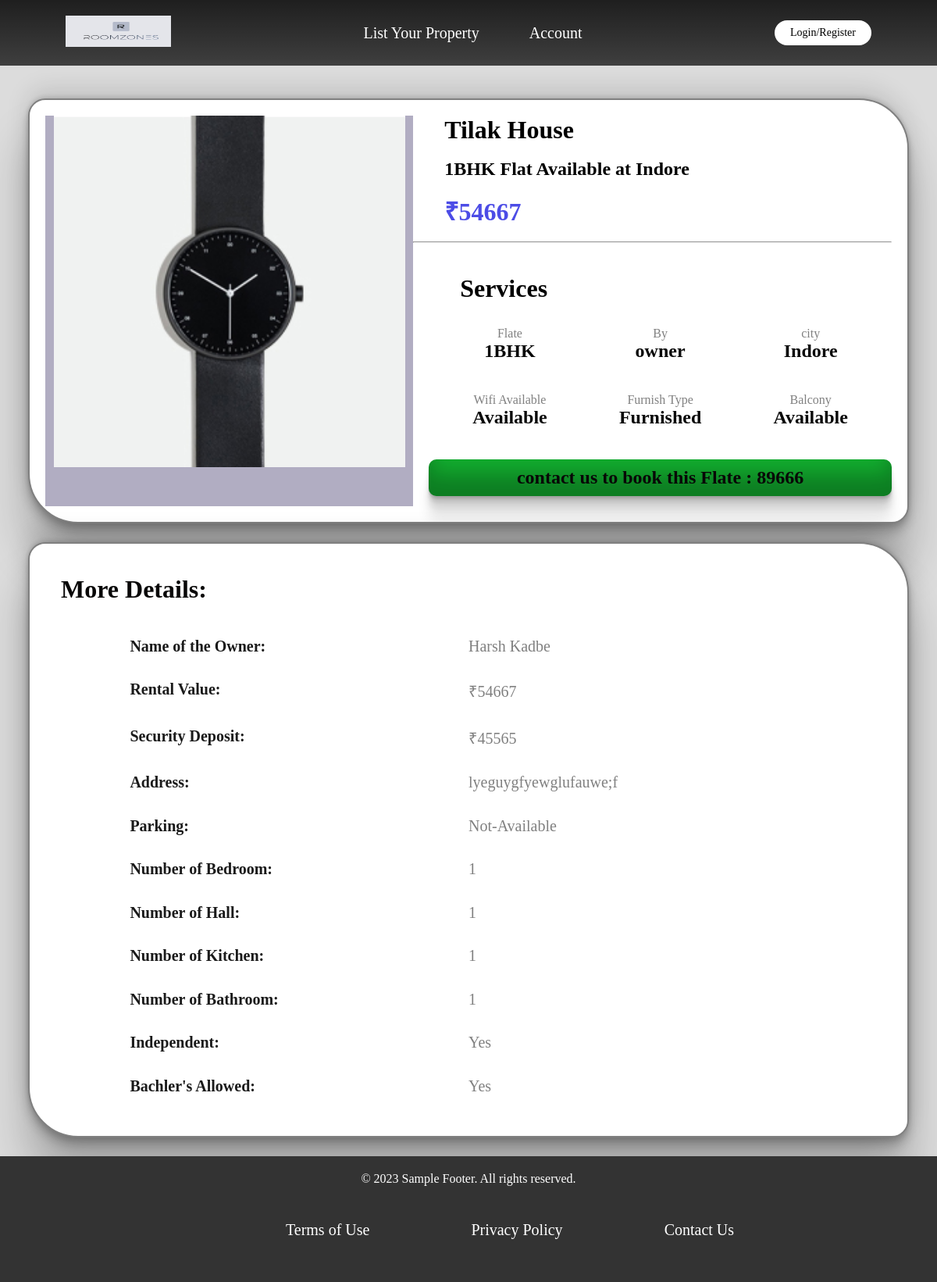
Screenshot of /productdescription/1/ with the database file from the repository.
### projects/models.py (models this page shows, shortened)
class ListProperty(models.Model):
    Bachelers_Allowed = (
        ('Yes', 'Yes'),
        ('No', 'No'),
    )
    Independent = (
        ('Yes', 'Yes'),
        ('No', 'No'),
    )
    By = (
        ('owner', 'owner'),
        ('broker', 'broker'),
    )
    Furnished_Flat = (
        ('Furnished', 'Furnished'),
        ('Semi-Furnished', 'Semi-Furnished'),
        ('Non-Furnished', 'Non-Furnished')
    )
    Balcony = (
        ('Available', 'Available'),
        ('Not-Available', 'Not-Available')
    )
    Parking = (
        ('Available', 'Available'),
        ('Not-Available', 'Not-Available')
    )
    profile = models.ForeignKey(Profile, on_delete=models.DO_NOTHING, blank=True, null=True)
    property_name = models.CharField(max_length=50, null=True, blank=True)
    property_image = models.ImageField(null=True, blank=True, default='ds2.jpg')
    Rent = models.IntegerField(null=True, blank=True)
    security_deposit = models.IntegerField(null=True, blank=True)
    no_of_bedroom = models.IntegerField(default=1)
    no_of_hall = models.IntegerField(default=1)
    no_of_kitchen = models.IntegerField(default=1)
    no_of_bathroom = models.IntegerField(default=1)
    property_location = models.CharField(max_length=200, blank=True, null=True)
    contact_detail = models.IntegerField()
    description = models.TextField()
    bachelers_allowed = models.CharField(max_length=100, choices=Bachelers_Allowed, default='Yes')
    furnished = models.CharField(max_length=100, choices=Furnished_Flat, default="Non-Furnished")
    balcony = models.CharField(max_length=100, choices=Balcony, default="Not-Available")
    parking = models.CharField(max_length=100, choices=Parking, default="Not-Available")
    category = models.ForeignKey(Category, on_delete=models.CASCADE, blank=True, null=True)
    independent = models.CharField(max_length=100, choices=Independent)
    by = models.CharField(max_length=100, choices=By, default='owner')
    @property
    def imageURL(self):
        try:
            url = self.property_image.url
        except:
            url = ''
        return url

class Category(models.Model):
    name = models.CharField(max_length=50, null=True, blank=True)

class Profile(models.Model):
    user = models.OneToOneField(User, on_delete=models.CASCADE)
    username = models.CharField(max_length=100)
    name = models.CharField(max_length=100)
    email = models.EmailField(max_length=200)
    location = models.CharField(max_length=500, null=True, blank=True)
    profile_image = models.ImageField(null=True, blank=True, default='noprofil.jpg')
    password1 = models.CharField(max_length=200, null=True, blank=True)
    password2 = models.CharField(max_length=200, null=True, blank=True)

### projects/views.py (the view)
# urls.py: path('productdescription/<str:pk>/', views.ProductDescription, name="product-description"),
def ProductDescription(request, pk):
    productObj = ListProperty.objects.get(id=pk)
    context = {'productObj':productObj}
    return render(request, 'projects/product-description.html', context)

### projects/templates/projects/product-description.html (shortened to what this page needs)
<!DOCTYPE html>
{% load static %}
<html lang="en">
<head>
    <link rel="stylesheet" type="text/css" href="{% static 'css/StylePDescription.css' %}">
</head>
<body>
    {% include 'navbar.html' %}
    <br>
    <div class="container">
        <div class="ProductImage">
            <div class="img-box">
                <img src="{{productObj.imageURL}}" alt="">
            </div>
        </div>
        <div class="PInfo">
            <div class="P-name">
                <h1>{{productObj.property_name}}</h1>
                    <h2>{{productObj.category.name}} Flat Available at {{productObj.property_location}} <p></p></h2>
                <div class="price">
                    <h1 style="color: rgb(76, 76, 230);"> ₹{{productObj.Rent}}</h1>
                </div>
            </div>
            <br><hr>
            <div class="PHighlight">
                <h1>Services</h1>
                <div class="grid">
                    <div class="d1">
                        <P >Flate</P>
                        <h2 >{{productObj.category.name}}</h2>
                    </div>
                    <div class="d1">
                        <p>By</p>
                        <h2>{{productObj.by}}</h2>
                    </div>
                    <div class="d1">
                        <p>city</p>
                        <h2>{{productObj.property_location}}</h2>
                    </div>
                    <div class="d1">
                        <P>Wifi Available</P>
                        <h2>Available</h2>
                    </div>
                    <div class="d1">
                        <p>Furnish Type</p>
                        <h2>{{productObj.furnished}}</h2>
                    </div>
                    <div class="d1">
                        <p>Balcony</p>
                        <h2>{{productObj.balcony}}</h2>
                    </div>
                </div>
                <div class="cont-box">
                    <div class="contact">
                        <h2> contact us to book this Flate : {{productObj.contact_detail}} </h2>
                    </div>
                </div>
            </div>
        </div>
    </div>
    <div class="box2">
        <div class="more-details">
            <div class="All-details">
                <h1>More Details: </h1>
                <section>
                    <ul>
                        <li><span class="static">Name of the Owner:</span> <span id="bedrooms" class="dynamic">{{productObj.profile.name}}</span></li>
                        <li><span class="static">Rental Value:</span> <span id="bedrooms" class="dynamic">₹{{productObj.Rent}}</span></li>
                        <li><span class="static">Security Deposit:</span> <span id="bedrooms" class="dynamic">₹{{productObj.security_deposit}}</span></li>
                        <li><span class="static">Address:</span> <span id="bedrooms" class="dynamic">{{productObj.description}}</span></li>
                        <li><span class="static">Parking:</span> <span id="bedrooms" class="dynamic">{{productObj.parking}}</span></li>
                        <li><span class="static">Number of Bedroom:</span> <span id="bedrooms" class="dynamic">{{productObj.no_of_bedroom}}</span></li>
                        <li><span class="static">Number of Hall:</span> <span id="bedrooms" class="dynamic">{{productObj.no_of_hall}}</span></li>
                        <li><span class="static">Number of Kitchen:</span> <span id="bedrooms" class="dynamic">{{productObj.no_of_kitchen}}</span></li>
                        <li><span class="static">Number of Bathroom:</span> <span id="bedrooms" class="dynamic">{{productObj.no_of_bathroom}}</span></li>
                        <li><span class="static">Independent:</span> <span id="bedrooms" class="dynamic">{{productObj.independent}}</span></li>
                        <li><span class="static">Bachler's Allowed:</span> <span id="bedrooms" class="dynamic">{{productObj.bachelers_allowed}}</span></li>
                    </ul>
                </section>
            </div>
        </div>
    </div>
<footer>
    <p>&copy; 2023 Sample Footer. All rights reserved.</p>
      <ul>
        <li><a href="#">Terms of Use</a></li>
        <li><a href="#">Privacy Policy</a></li>
        <li><a href="#">Contact Us</a></li>
      </ul>
</footer>
</body>
</html>

### templates/navbar.html
{% load static %}
<nav class="navbar">
    <a href="{% url 'index' %}"><img src="{% static 'images/roomzone.jpg'%}" class="logo" alt="logo"></a>
    <ul class="nav_links">
        <li><a href="{% url 'list-property' %}">List Your Property</a></li>
        <li><a href="{% url 'user-profile' %}">Account</a></li>
    </ul>
    {% if request.user.is_authenticated %}
    <a href="{% url 'logout' %}" class="registre_btn">Logout</a>
    {% else %}
    <a href="{% url 'login' %}" class="registre_btn">Login/Register</a>
    {% endif %}
</nav>

### static/css/StylePDescription.css (style rules this page uses)
* { margin: 0; padding: 0; box-sizing: border-box; }
body { background: gainsboro; }
.navbar { scroll-behavior:smooth; display:flex; align-items: center; justify-content:space-between; padding:20px 7%; background-color: gray; position:sticky; top: 0%; overflow: hidden; width: 100%; margin-bottom: 4px; z-index: 1; }
.logo { width: 140px; cursor: pointer; }
.nav_links { background: transparent; }
.nav_links li { display: inline-block; margin: 10px 30px; list-style: none; }
.nav_links li a { text-decoration: none; color: white; }
.registre_btn { background: white; color: black; padding: 8px 20px; border-radius: 20px; text-decoration: none; font-size: 14px; }
.container { display: flex; overflow: hidden; padding: 20px; background: white; border: 2px solid gray; border-radius: 22px 64px; margin: 20px 3% 2% 3%; box-shadow: rgba(0, 0, 0, 0.25) 0px 54px 55px, rgba(0, 0, 0, 0.12) 0px -12px 30px, rgba(0, 0, 0, 0.12) 0px 4px 6px, rgba(0, 0, 0, 0.17) 0px 12px 13px, rgba(0, 0, 0, 0.09) 0px -3px 5px; justify-content: space-around; }
.ProductImage { background-color: rgb(177, 173, 194); height: 500px; width: 500px; overflow: hidden; }
.img-box { display: flex; justify-content: center; align-items: center; }
.img-box img { height: 450px; width: 450px; }
.P-name { margin: 0px 0px 0px 40px; }
.PInfo { width: 60%; }
.price { display: flex; align-items: baseline; }
.PHighlight { margin: 40px 0px 0px 20px; display: grid; grid-row: auto; }
.PHighlight h1 { margin-left: 40px; }
.d1 { background-color: rgba(255, 255, 255, 0.8); padding: 20px; text-align: center; }
.d1 h2 { color: rgb(8, 8, 8); }
.d1 p { color: gray; }
.grid { display: grid; grid-template-columns: auto auto auto; padding: 10px; }
.contact { background: rgb(22, 196, 54); text-align: center; border-radius: 10px; box-shadow: rgba(0, 0, 0, 0.17) 0px -23px 25px 0px inset, rgba(0, 0, 0, 0.15) 0px -36px 30px 0px inset, rgba(0, 0, 0, 0.1) 0px -79px 40px 0px inset, rgba(0, 0, 0, 0.06) 0px 2px 1px, rgba(0, 0, 0, 0.09) 0px 4px 2px, rgba(0, 0, 0, 0.09) 0px 8px 4px, rgba(0, 0, 0, 0.09) 0px 16px 8px, rgba(0, 0, 0, 0.09) 0px 32px 16px; }
.contact h2 { color: rgb(8, 7, 7); margin: 10px; padding: 10px; }
.more-details { overflow: hidden; padding: 20px; background: white; border: 2px solid gray; border-radius: 22px 64px; margin: 0px 3% 2% 3%; box-shadow: rgba(0, 0, 0, 0.25) 0px 54px 55px, rgba(0, 0, 0, 0.12) 0px -12px 30px, rgba(0, 0, 0, 0.12) 0px 4px 6px, rgba(0, 0, 0, 0.17) 0px 12px 13px, rgba(0, 0, 0, 0.09) 0px -3px 5px; }
ul { list-style: none; margin: 0; padding: 0; background: white; }
ul li { margin: 3% 10%; font-size: 20px; color: gray; display: flex; justify-content: space-around; }
ul li span { width: 50%; }
.static { font-weight: bolder; color: rgb(26, 26, 26); }
.All-details h1 { color: rgb(8, 7, 7); margin: 10px; padding: 10px; }
footer { background-color: #333; color: #fff; padding: 20px; text-align: center; }
footer ul { list-style: none; padding: 0; margin-top: 10px; background-color: #333; }
footer ul li { display: inline-block; margin-right: 10px; }
footer ul li a { color: #fff; text-decoration: none; }
nav { display:flex; position: fixed; align-items: center; justify-content:space-between; padding:20px 7%; background: linear-gradient(rgb(0 0 0 / 76%),rgb(0 0 0 / 51%)); top: 0%; overflow: hidden; width: 100%; }
.logo { width: 135px; height: 40px; cursor: pointer; }

### rows the page displays
ListProperty: imageURL (picture), property_name "Tilak House", category.name "1BHK", property_location "Indore", Rent "54667", by "owner", furnished "Furnished", balcony "Available", contact_detail "89666", profile.name "Harsh Kadbe", security_deposit "45565", description "lyeguygfyewglufauwe;f", parking "Not-Available", no_of_bedroom "1", no_of_hall "1", no_of_kitchen "1", no_of_bathroom "1", independent "Yes", bachelers_allowed "Yes"
